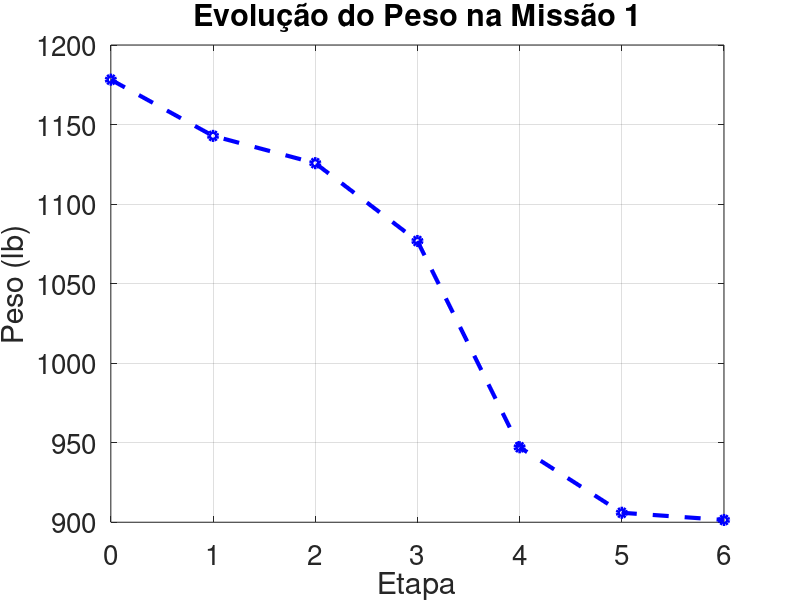

MATLAB code to generate this figure:
clc
close all;
kmh_to_fts = 0.9113446583067 ;
kg_to_lb = 2.2046226218      ;
km_to_ft = 3280.84;

% --- Calculo MTOW da Missão 1 ---

% -- Considerando na missão:
% 0 - 1 Decolagem
% 1 - 2 Climb
% 2 - 3 Cruzeiro de 500 km a 250 km/h
% 3 - 4 Loiter de 2 horas
% 4 - 5 Cruzeiro de 500 km a 250 km/h
% 5 - 6 Pouso

% -- Pré-requisitos:
CP_kg = 5;
CP_lb = CP_kg * kg_to_lb ;
R_km = 500; % Alcance no cruzeiro
R_ft = R_km * km_to_ft;
Vc_kmh = 250; % Velocidade de cruzeiro
Vc_fts = Vc_kmh * kmh_to_fts;
E_h = 4; % Tempo de Loiter
E_s = E_h * 3600; %

h_m = 1000; % altitude de decolagem
l_pista = 150; % comprimento da pista
h_s = 2000; % teto de serviço

v = Vc_kmh/3.6   ; % Velocidade (m/s)
T = 275.1            ; % Temperatura do ar (K)
a_m = sqrt(1.4*T*287)  ;
M = v/a_m              ;
vmax = 300/1.863


% -- Estimativa da aeronave:
Swet_Sref = 3.5;
LD_max = 18;
LD_c = LD_max;
LD_l = 0.866 * LD_max;
AR = 14;
P_W = 0.056;
W_S = 13.878;
C_c_hr = 0.4; %consumo específico cruzeiro
C_c_s = C_c_hr/3600;

C_l_hr = 0.5; %consumo específico cruzeiro
C_l_s = C_l_hr/3600;

A = 1.67;
Kvs = 1;
c = -0.16;

% -- Peso Payload
Wpl = CP_lb;


% -- Peso Vazio
a = 0;
b = 0.69;
C1 = -0.10;
C2 = 0.05;
C3 = 0.10;
C4 = -0.05;
C5 = 0.17;

%WeW0 = @(W0) a + b*(W0^C1)* (AR^C2)*(P_W^C3)*(W_S^C4)*(vmax^C5) ;
We =   873.79 % valor código missão 2
% -- Peso Combustível

% W1/W0
W1W0 = 0.970

% W2/W1
W2W1 = 0.985 %1.0065 - 0.0325*M

% W3/W2
W3W2 = exp(-R_ft*C_c_s/(Vc_fts*LD_c))

% W4/W3
W4W3 = exp(-E_s*C_l_s/(LD_l))

% W5/W4
W5W4 = W3W2

% W6/W5
W6W5 = 0.995

WfW0 = 1.06*(1 - W1W0*W2W1*W3W2*W4W3*W5W4*W6W5);

% --- Resolvendo W0
%R = @(W0) W0 - (Wpl+ WfW0*W0 + WeW0(W0)*W0 ) ;
R = @(W0) W0 - (Wpl + WfW0*W0 + We) ;
W0 = fzero(R, 200)

Wf = WfW0*W0


Wf = WfW0*W0
W1 = W1W0*W0
W2 = W2W1*W1
W3 = W3W2*W2
W4 = W4W3*W3
W5 = W5W4*W4
W6 = W6W5*W5
WfW0 = Wf/W0
%We = WeW0(W0)*W0

x = [0,1,2,3,4,5,6];
plot(x,[W0,W1,W2,W3,W4,W5,W6], 'b--o',  'LineWidth', 3)
grid('on')

title('Evolução do Peso na Missão 1', 'FontSize', 25)
xlabel('Etapa', 'FontSize', 25)
ylabel('Peso (lb)', 'FontSize', 25)
set(gca, 'FontSize', 20)  % controla os números dos eixos (ticks)
